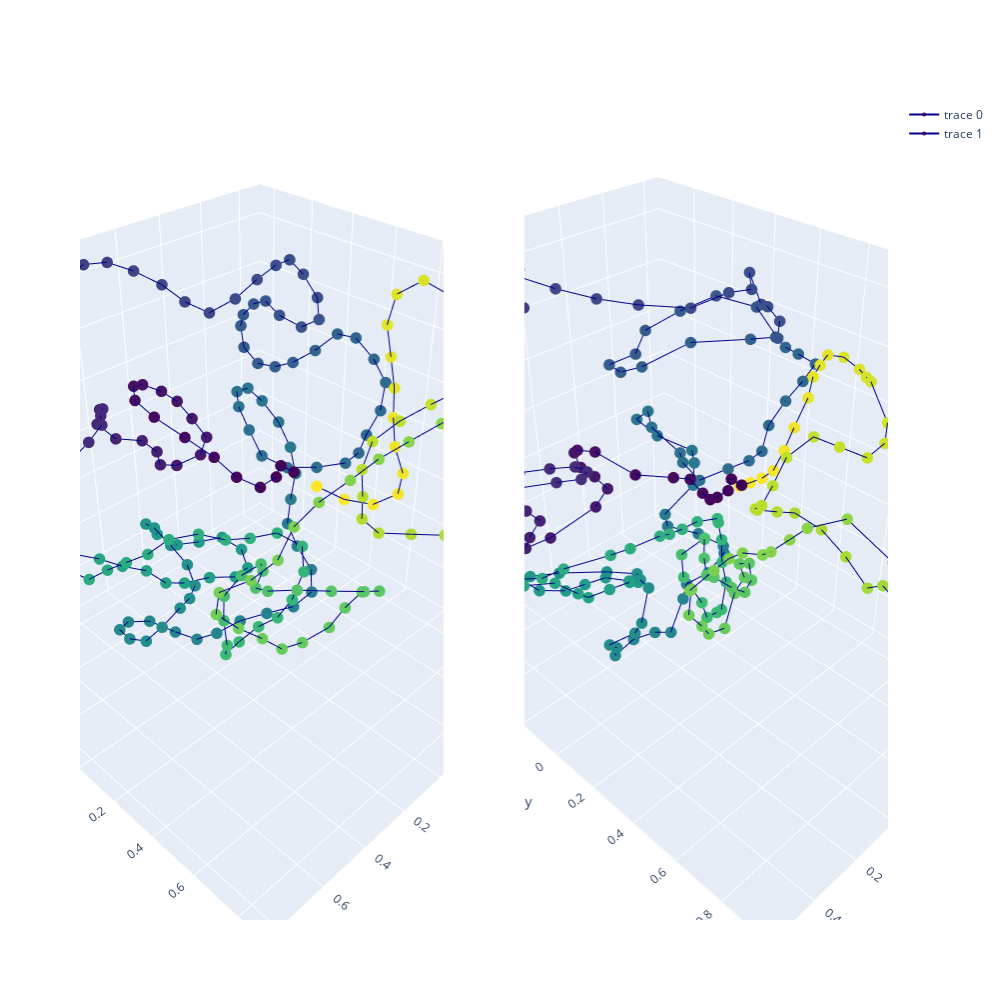

The code cell stored with this chart in its notebook:
### Code cell
# Best match Trussart structure
best_match_trussart_true_structure = trussart_structures[np.argmin(distances)]

# Superpose structure using Kabsch algorithm
trussart_pred_structure_superposed, trussart_true_structure_superposed = \
        kabsch_superimposition_numpy(trussart_pred_structure, best_match_trussart_true_structure)

# Plot and compare the two structures
x_pred = trussart_pred_structure_superposed[:, 0]  
y_pred = trussart_pred_structure_superposed[:, 1]
z_pred = trussart_pred_structure_superposed[:, 2]

x_true = trussart_true_structure_superposed[:, 0]  
y_true = trussart_true_structure_superposed[:, 1]
z_true = trussart_true_structure_superposed[:, 2]

# Initialize figure with 4 3D subplots
fig = make_subplots(
    rows=1, cols=2,
    specs=[[{'type': 'scatter3d'}, {'type': 'scatter3d'}]])

# adding surfaces to subplots.
fig.add_trace(
    go.Scatter3d(
    x=x_true, y=y_true, z=z_true,
    marker=dict(
        size=4,
        color=np.asarray(range(len(x_true))),
        colorscale='Viridis',
    ),
    line=dict(
        color='darkblue',
        width=2
    )
), row=1, col=1)

fig.add_trace(
    go.Scatter3d(
    x=x_pred, y=y_pred, z=z_pred,
    marker=dict(
        size=4,
        color=np.asarray(range(len(x_pred))),
        colorscale='Viridis',
    ),
    line=dict(
        color='darkblue',
        width=2
    )
),row=1, col=2)

fig.update_layout(
    height=1000,
    width=1000
)

fig.show()

### Figure 1 — Plotly figure (JSON) as saved in the notebook; plotly's stock layout.template omitted (floating-point values rounded to 4 significant figures; data arrays with more than 128 entries replaced by an {"elided": "..."} marker saying what was removed)
{"data": [{"line": {"color": "darkblue", "width": 2}, "marker": {"color": {"elided": "202 int values"}, "colorscale": [[0, "#440154"], [0.1111, "#482878"], [0.2222, "#3e4989"], [0.3333, "#31688e"], [0.4444, "#26828e"], [0.5556, "#1f9e89"], [0.6667, "#35b779"], [0.7778, "#6ece58"], [0.8889, "#b5de2b"], [1, "#fde725"]], "size": 4}, "scene": "scene", "type": "scatter3d", "x": {"elided": "202 float values"}, "y": {"elided": "202 float values"}, "z": {"elided": "202 float values"}}, {"line": {"color": "darkblue", "width": 2}, "marker": {"color": {"elided": "202 int values"}, "colorscale": [[0, "#440154"], [0.1111, "#482878"], [0.2222, "#3e4989"], [0.3333, "#31688e"], [0.4444, "#26828e"], [0.5556, "#1f9e89"], [0.6667, "#35b779"], [0.7778, "#6ece58"], [0.8889, "#b5de2b"], [1, "#fde725"]], "size": 4}, "scene": "scene2", "type": "scatter3d", "x": {"elided": "202 float values"}, "y": {"elided": "202 float values"}, "z": {"elided": "202 float values"}}], "layout": {"height": 1000, "scene": {"domain": {"x": [0, 0.45], "y": [0, 1]}}, "scene2": {"domain": {"x": [0.55, 1], "y": [0, 1]}}, "width": 1000}}
